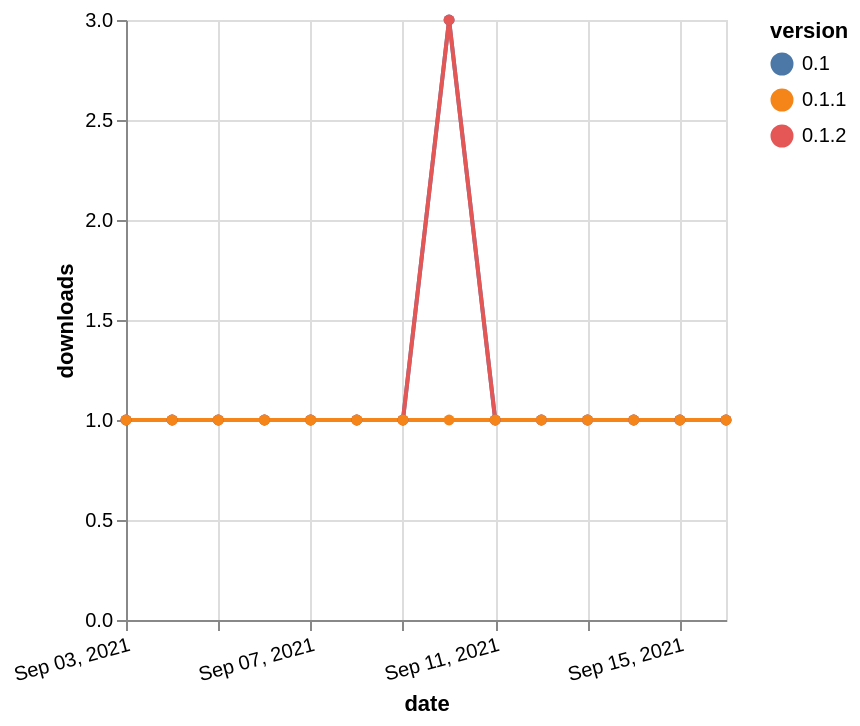

The Vega-Lite source for this figure:
### Vega-Lite specification from a JSON file in a GitHub repository (floating-point values rounded to 4 significant figures)
{"$schema": "https://vega.github.io/schema/vega-lite/v5.json", "description": "A simple bar chart with embedded data.", "data": {"values": [{"date": "2021-09-03", "total": 204, "delta": 1, "version": "0.1"}, {"date": "2021-09-04", "total": 205, "delta": 1, "version": "0.1"}, {"date": "2021-09-05", "total": 206, "delta": 1, "version": "0.1"}, {"date": "2021-09-06", "total": 207, "delta": 1, "version": "0.1"}, {"date": "2021-09-07", "total": 208, "delta": 1, "version": "0.1"}, {"date": "2021-09-08", "total": 209, "delta": 1, "version": "0.1"}, {"date": "2021-09-09", "total": 210, "delta": 1, "version": "0.1"}, {"date": "2021-09-10", "total": 213, "delta": 3, "version": "0.1"}, {"date": "2021-09-11", "total": 214, "delta": 1, "version": "0.1"}, {"date": "2021-09-12", "total": 215, "delta": 1, "version": "0.1"}, {"date": "2021-09-13", "total": 216, "delta": 1, "version": "0.1"}, {"date": "2021-09-14", "total": 217, "delta": 1, "version": "0.1"}, {"date": "2021-09-15", "total": 218, "delta": 1, "version": "0.1"}, {"date": "2021-09-16", "total": 219, "delta": 1, "version": "0.1"}, {"date": "2021-09-03", "total": 139, "delta": 1, "version": "0.1.2"}, {"date": "2021-09-04", "total": 140, "delta": 1, "version": "0.1.2"}, {"date": "2021-09-05", "total": 141, "delta": 1, "version": "0.1.2"}, {"date": "2021-09-06", "total": 142, "delta": 1, "version": "0.1.2"}, {"date": "2021-09-07", "total": 143, "delta": 1, "version": "0.1.2"}, {"date": "2021-09-08", "total": 144, "delta": 1, "version": "0.1.2"}, {"date": "2021-09-09", "total": 145, "delta": 1, "version": "0.1.2"}, {"date": "2021-09-10", "total": 148, "delta": 3, "version": "0.1.2"}, {"date": "2021-09-11", "total": 149, "delta": 1, "version": "0.1.2"}, {"date": "2021-09-12", "total": 150, "delta": 1, "version": "0.1.2"}, {"date": "2021-09-13", "total": 151, "delta": 1, "version": "0.1.2"}, {"date": "2021-09-14", "total": 152, "delta": 1, "version": "0.1.2"}, {"date": "2021-09-15", "total": 153, "delta": 1, "version": "0.1.2"}, {"date": "2021-09-16", "total": 154, "delta": 1, "version": "0.1.2"}, {"date": "2021-09-03", "total": 140, "delta": 1, "version": "0.1.1"}, {"date": "2021-09-04", "total": 141, "delta": 1, "version": "0.1.1"}, {"date": "2021-09-05", "total": 142, "delta": 1, "version": "0.1.1"}, {"date": "2021-09-06", "total": 143, "delta": 1, "version": "0.1.1"}, {"date": "2021-09-07", "total": 144, "delta": 1, "version": "0.1.1"}, {"date": "2021-09-08", "total": 145, "delta": 1, "version": "0.1.1"}, {"date": "2021-09-09", "total": 146, "delta": 1, "version": "0.1.1"}, {"date": "2021-09-10", "total": 147, "delta": 1, "version": "0.1.1"}, {"date": "2021-09-11", "total": 148, "delta": 1, "version": "0.1.1"}, {"date": "2021-09-12", "total": 149, "delta": 1, "version": "0.1.1"}, {"date": "2021-09-13", "total": 150, "delta": 1, "version": "0.1.1"}, {"date": "2021-09-14", "total": 151, "delta": 1, "version": "0.1.1"}, {"date": "2021-09-15", "total": 152, "delta": 1, "version": "0.1.1"}, {"date": "2021-09-16", "total": 153, "delta": 1, "version": "0.1.1"}]}, "width": "container", "mark": {"type": "line", "point": {"filled": true}}, "encoding": {"x": {"field": "date", "type": "temporal", "timeUnit": "yearmonthdate", "title": "date", "axis": {"labelAngle": -15}}, "y": {"field": "delta", "type": "quantitative", "title": "downloads"}, "color": {"field": "version", "type": "nominal"}, "tooltip": {"field": "delta"}}}
